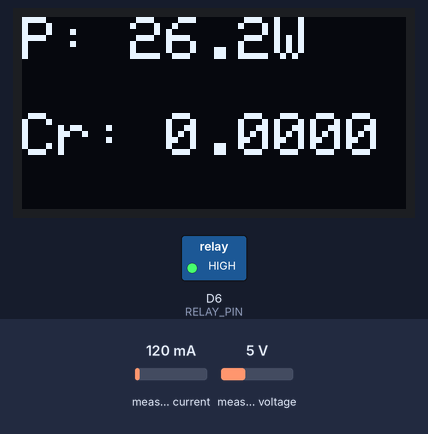
Recording of a sketch running on a simulated ESP8266 (NodeMCU). On the bench: 128×64 one-colour display, switched loads named in the sketch (green lamp = pin HIGH). The inputs (shaded band) are chosen by the test bench; at power-on: measured current 120 mA, measured voltage 5 V. WiFi joins after 1.5 s; servers stay silent unless stated; the Firebase database answers and starts empty; what the sketch prints to the serial monitor is not drawn.

Above: at 6.6 s.
6.7 s: measured current set to 40 mA
At 14.6 s:
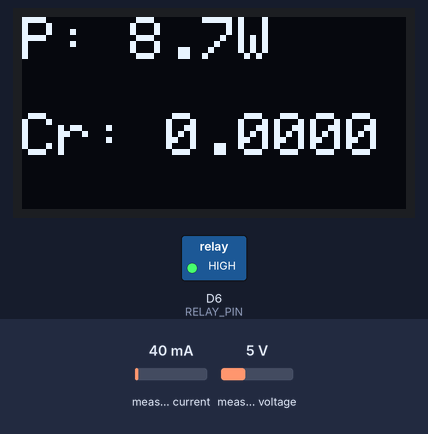
14.8 s: measured voltage set to 0.3 V
At 22.5 s:
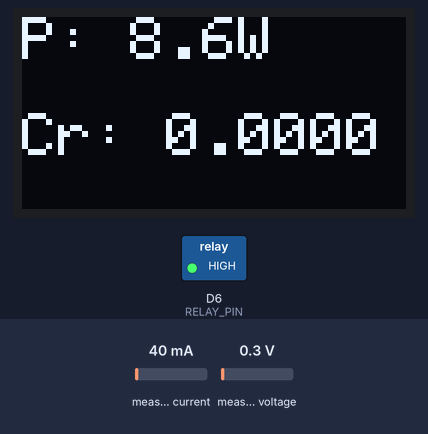
39.1 s: measured current set to 500 mA
At 46.9 s:
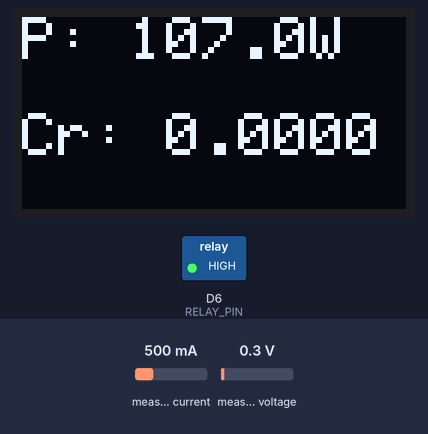
47.2 s: measured voltage set to 3.8 V
At 55.5 s:
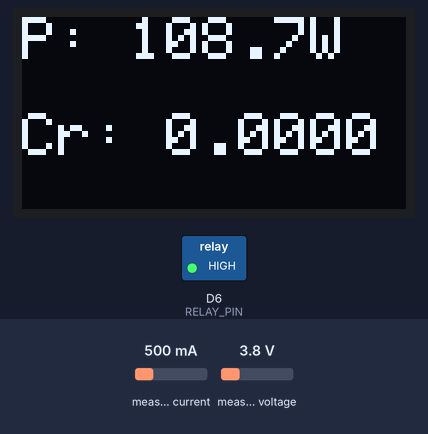
Timing chart, 0 to 56.3 s (numbered marks = the images above; inputs shaded):
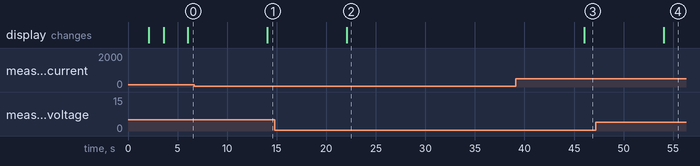

Measured:
- after the input at 6.7 s, the display: changes after 7.4 s (image 1)
- after the input at 14.8 s, the display: changes after 7.3 s (image 2)
- after the input at 39.1 s, the display: changes after 7.0 s (image 3)
- after the input at 47.2 s, the display: changes after 6.9 s (image 4)

The sketch:

meter_node.ino
```cpp
#include <Wire.h>
#include <Arduino.h>
#include <ESP8266WiFi.h>
#include <FirebaseESP8266.h>
#include <PZEM004Tv30.h>
#include <SoftwareSerial.h>
#include <Adafruit_GFX.h>
#include <Adafruit_SSD1306.h>

// OLED setup
#define SCREEN_WIDTH 128
#define SCREEN_HEIGHT 64
#define OLED_RESET -1
Adafruit_SSD1306 display(SCREEN_WIDTH, SCREEN_HEIGHT, &Wire, OLED_RESET);

// WiFi credentials
#define WIFI_SSID "AUTANMAMA"
#define WIFI_PASSWORD "namamana"

// Firebase credentials
#define API_KEY "AIzaSyAU6N4dgVls7PvgV72BUePa08VKyfNE8xY"
#define DATABASE_URL "https://smart-meter-f7b07-default-rtdb.firebaseio.com/"
#define USER_EMAIL "tariqalmansur2019@gmail.com"
#define USER_PASSWORD "Almansur"

// Firebase objects
FirebaseData fbdo;
FirebaseAuth auth;
FirebaseConfig config;
unsigned long sendDataPrevMillis = 0;

// PZEM setup (D2 = GPIO4, D1 = GPIO5)
SoftwareSerial pzemSerial(D5, D4);  // RX, TX
PZEM004Tv30 pzem(pzemSerial);

// Relay
#define RELAY_PIN D6

// Credit tracking
float credit = 0;
String relayOverride = "auto";  // Default behavior

// PIN-Credit mapping
struct CreditPin {
  const char* pin;
  float value;
};

CreditPin pins[] = {
  {"12345", 0.05}, {"23456", 0.10}, {"34567", 0.15}, {"45678", 0.20}
};

void setup() {
  Serial.begin(9600);
  pinMode(RELAY_PIN, OUTPUT);
  digitalWrite(RELAY_PIN, HIGH); // Default OFF

  // OLED init
  if (!display.begin(SSD1306_SWITCHCAPVCC, 0x3C)) {
    Serial.println(F("SSD1306 allocation failed"));
    for (;;);
  }

  display.clearDisplay();
  display.setTextSize(2);
  display.setTextColor(SSD1306_WHITE);
  display.setCursor(0, 10);
  display.println("OLED Active");
  display.display();
  Serial.println("OLED Initialized Successfully");
  delay(2000);

  // WiFi connect
  display.clearDisplay();
  display.setCursor(0, 10);
  display.println("Connecting WiFi...");
  display.display();
  WiFi.begin(WIFI_SSID, WIFI_PASSWORD);

  unsigned long startAttemptTime = millis();
  while (WiFi.status() != WL_CONNECTED && millis() - startAttemptTime < 10000) {
    delay(500);
  }

  if (WiFi.status() != WL_CONNECTED) {
    Serial.println("WiFi connection failed!");
    display.clearDisplay();
    display.println("WiFi Failed");
    display.display();
    while (true);
  }

  display.clearDisplay();
  display.println("WiFi Connected");
  display.display();
  delay(1000);

  // Firebase init
  auth.user.email = USER_EMAIL;
  auth.user.password = USER_PASSWORD;
  config.api_key = API_KEY;
  config.database_url = DATABASE_URL;
  Firebase.begin(&config, &auth);
  Firebase.reconnectNetwork(true);
  Firebase.setDoubleDigits(5);

  Firebase.setString(fbdo, "/nodes/nodeB/vendPin", "0");
  Firebase.setString(fbdo, "/nodes/nodeB/relayOverride", "auto");
}

void loop() {
  if (Firebase.ready() && (millis() - sendDataPrevMillis > 8000 || sendDataPrevMillis == 0)) {
    sendDataPrevMillis = millis();

    // Read from PZEM
    float voltage = pzem.voltage();
    float current = pzem.current();
    float power = pzem.power();
    float energy = pzem.energy();

    Serial.println("------ PZEM Readings ------");
    if (!isnan(voltage)) {
      Serial.print("Voltage: "); Serial.println(voltage);
      Firebase.setFloat(fbdo, "/nodes/nodeB/voltage", voltage);
    } else Serial.println("Voltage: No Data");

    if (!isnan(current)) {
      Serial.print("Current: "); Serial.println(current);
      Firebase.setFloat(fbdo, "/nodes/nodeB/current", current);
    } else Serial.println("Current: No Data");

    if (!isnan(power)) {
      Serial.print("Power: "); Serial.println(power);
      Firebase.setFloat(fbdo, "/nodes/nodeB/power", power);
    } else Serial.println("Power: No Data");

    if (!isnan(energy)) {
      Serial.print("Energy: "); Serial.println(energy);
      Firebase.setFloat(fbdo, "/nodes/nodeB/energy", energy);
    } else Serial.println("Energy: No Data");
    Serial.println("---------------------------");

    // 🔁 Check vend pin
    if (Firebase.getString(fbdo, "/nodes/nodeB/vendPin")) {
      String pin = fbdo.stringData();
      if (pin != "0" && pin.length() > 0) {
        Serial.print("Received vend pin: ");
        Serial.println(pin);

        bool validPin = false;
        for (CreditPin p : pins) {
          if (pin == p.pin) {
            credit += p.value;
            validPin = true;
            break;
          }
        }
        if (!validPin) Serial.println("Invalid PIN entered!");

        Firebase.setString(fbdo, "/nodes/nodeB/vendPin", "0");
      }
    }

    // 🔄 Credit deduction based on power
    if (!isnan(power) && power > 1.0) {
      float energyUsed = (power / 1000.0) * (8.0 / 3600.0);  // kWh over 8s
      credit -= energyUsed;
      if (credit < 0) credit = 0;
    }

    Firebase.setFloat(fbdo, "/nodes/nodeB/credit", credit);
    Serial.printf("Remaining Credit: %.4f kWh\n", credit);

    // 🚦 Firebase Relay Override Logic
    if (Firebase.getString(fbdo, "/nodes/nodeB/relayOverride")) {
      relayOverride = fbdo.stringData();
      Serial.print("Relay Override Status: ");
      Serial.println(relayOverride);
    }

    if (relayOverride == "off") {
      digitalWrite(RELAY_PIN, HIGH);
      Serial.println("Relay forced OFF from app");
    } else if (relayOverride == "on") {
      digitalWrite(RELAY_PIN, LOW);
      Serial.println("Relay forced ON from app");

      // Default behavior: based on credit
      if (credit <= 0) {
        digitalWrite(RELAY_PIN, HIGH);
        Serial.println("Relay OFF - No Credit");
      } else {
        digitalWrite(RELAY_PIN, LOW);
        Serial.println("Relay ON - Power Supplied");
      }
    }

    // 🖥 OLED Update
    display.clearDisplay();
    display.setCursor(0, 0);
    display.setTextColor(SSD1306_WHITE);
    display.printf("P: %.1fW\n", power);
    display.println();
    display.printf("Cr: %.4f\n", credit);
    display.display();
  }
}
```
